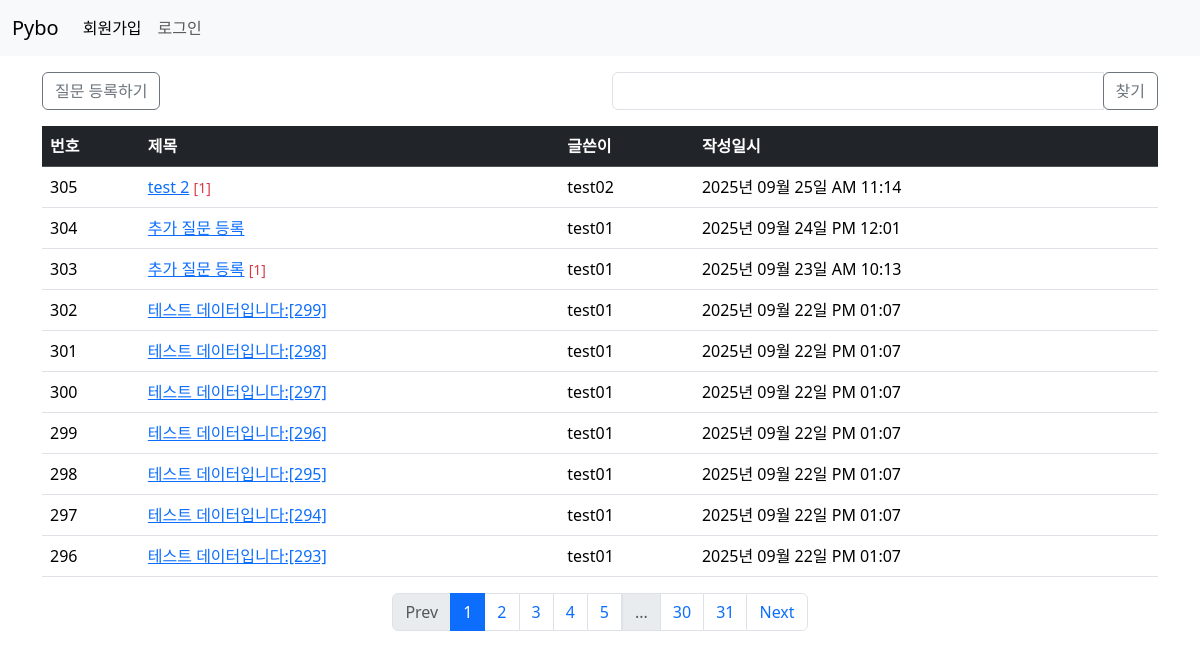
Page /question/list/ on the earlier database version.
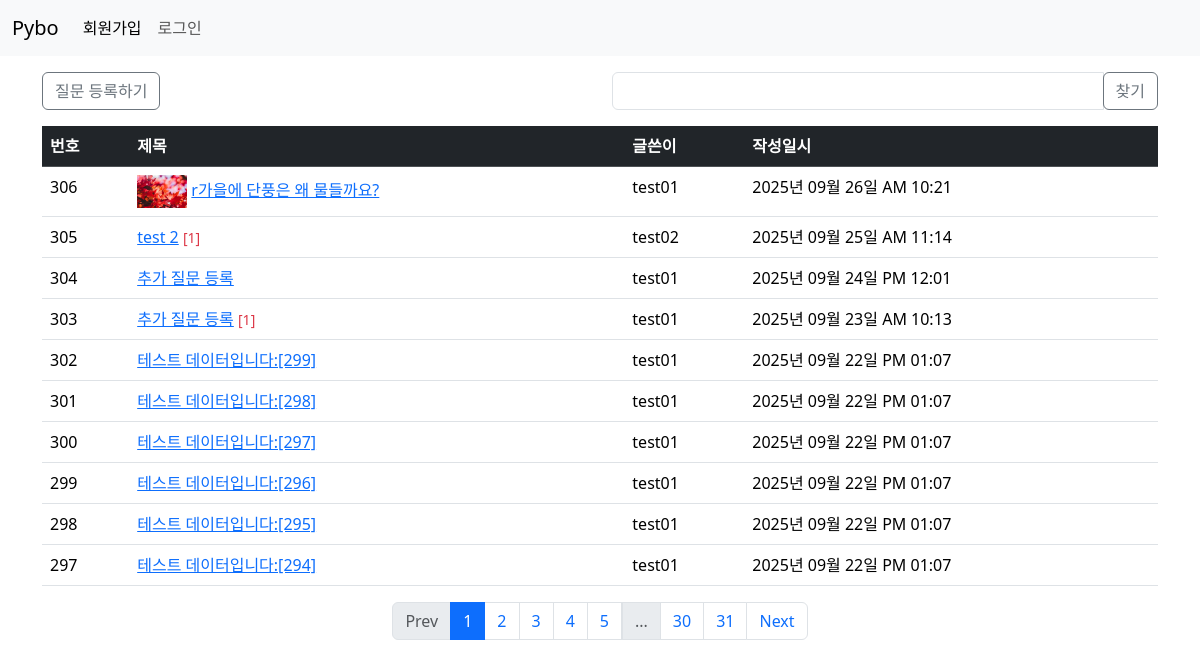
Same page on the later database version.
### pybo/models.py (models this page shows)
class Question(db.Model):    # class() -> 괄호 안에 내용 : 다른 클래스를 상속받을 때 괄호 안에 씀
    id = db.Column(db.Integer, primary_key=True)
    subject = db.Column(db.String(200), nullable=False) # not null = nullable
    content = db.Column(db.Text(), nullable=False)
    create_date = db.Column(db.DateTime(), nullable=False)
    user_id = db.Column(db.Integer, db.ForeignKey('user.id', ondelete='CASCADE'), nullable=False)
    user = db.relationship('User', backref=db.backref('question_set'))
    modify_date = db.Column(db.DateTime(), nullable=True)
    image_path = db.Column(db.String(200), nullable=True)

class User(db.Model):
    id = db.Column(db.Integer, primary_key=True) # 테이블에서 유일하게 구분할 수 있는 값들
    username = db.Column(db.String(150), unique=True, nullable=False) # unique = 중복 X
    password = db.Column(db.String(200), nullable=False)
    email = db.Column(db.String(120), unique=True, nullable=False)

### pybo/views/question_views.py (the view, shortened to what this page needs)
@bp.route('/list/')  # question으로 간 다음 하위인 list로 감
def _list():  # list는 예약어여서 앞에 _붙여줌
    page = request.args.get('page', default=1, type=int)  # 페이지 / request => url(question/list/) 가져와서 뒤에 페이지 파라미터 추가
    kw = request.args.get('kw', default='', type=str)  # 검색 키워드
    question_list = Question.query.order_by(Question.create_date.desc())
    question_list = question_list.paginate(page=page, per_page=10)  # 한 페이지에 보여야 할 게시글 수
    return render_template('question/question_list.html', question_list=question_list, page=page, kw=kw)

### pybo/filter.py (called while the page is built)
def format_datetime(value, fmt='%Y년 %m월 %d일 %p %I:%M'):
    return value.strftime(fmt)

### pybo/views/auth_views.py (called while the page is built)
@bp.before_app_request
def load_logged_in_user():
    user_id = session.get('user_id')
    if user_id is None:
        g.user = None # 플라스크에서 사용하는 객체 g => 컨텍스트 변수, 요청 -> 응답 과정에서 유효함, 사용자의 정보를 기억
    else:
        g.user= User.query.get(int(user_id)) # user의 정보(id, pw, em ...)을 다 가져와서 g에 저장

### pybo/templates/question/question_list.html (shortened to what this page needs)
{% extends 'base.html' %}
{% block content %}
<div class="container my-3">
    <div class="row my-3">
        <div class="col-6">
            <a href="{{ url_for('question.create') }}" class="btn btn-outline-secondary">질문 등록하기</a>
        </div>
        <div class="col-6">
            <div class="input-group">
                <input type="text" id="search_kw" class="form-control" value="{{ kw or '' }}">
                <div class="input-group-append">
                    <button class="btn btn-outline-secondary" id="btn_search">찾기</button>
                </div>
            </div>
        </div>
    </div>
    <table class="table table-hover">
        <thead>
        <tr class="table-dark">
            <th scope="col">번호</th>
            <th scope="col">제목</th>
            <th scope="col">글쓴이</th>
            <th scope="col">작성일시</th>
        </tr>
        </thead>
        <tbody>
        {% if question_list %}
        {% for question in question_list.items %}
        <tr>
            <td>{{ question_list.total - (question_list.page - 1) * question_list.per_page - loop.index0 }}</td>
            <td>
                {% if question.image_path %}
                <img src="{{ url_for('static', filename=question.image_path) }}" alt="썸네일" style="width:50px;">
                {% endif %}
                <a href="{{ url_for('question.detail', question_id = question.id) }}">{{ question.subject }}</a>
                {% if question.answer_set | length > 0 %}
                <span class="text-danger small"> [{{ question.answer_set | length }}] </span>
                {% endif %}
            </td>
            <td>{{ question.user.username }}</td>
            <td>{{ question.create_date|datetime }}</td>
        </tr>
        {% endfor %} {% else %}
        <tr>
            <td colspan="3">질문이 없습니다.</td>
        </tr>
        {% endif %}
        </tbody>
    </table>
    <ul class="pagination justify-content-center">
        {% if question_list.has_prev %}
        <li class="page-item"><a data-page="{{ question_list.prev_num }}" href="javascript:void(0)" class="page-link">Prev</a></li>
        {% else %}
        <li class="page-item disabled"><a href="javascript:void(0)" class="page-link">Prev</a></li>
        {% endif %}
        {% for page_num in question_list.iter_pages() %}
        {% if page_num %}
        {% if page_num != question_list.page %}
        <li class="page-item">
            <a data-page="{{ page_num }}" class="page-link" href="javascript:void(0)">{{ page_num }}</a>
        </li>
        {% else %}
        <li class="page-item active">
            <a class="page-link" href="javascript:void(0)" aria-current="page">{{ page_num }}</a>
        </li>
        {% endif %}
        {% else %}
        <li class="disabled">
            <a class="page-link" href="javascript: void(0)">...</a>
        </li>
        {% endif %}
        {% endfor %}
        {% if question_list.has_next %}
        <li class="page-item">
            <a data-page="{{ question_list.next_num }}" href="javascript:void(0)" class="page-link">Next</a>
        </li>
        {% else %}
        <li class="page-item disabled">
            <a href="javascript:void(0)" class="page-link">Next</a></li>
        {% endif %}
    </ul>
</div>
{% endblock %}

### pybo/templates/base.html (shortened to what this page needs)
<!DOCTYPE html>
<html lang="ko">
<head>
    <link rel="stylesheet" href="https://cdn.jsdelivr.net/npm/bootstrap@5.3.8/dist/css/bootstrap.min.css">
    <link rel="stylesheet" href="{{ url_for('static', filename='style.css') }}">
</head>
<body>
    {% include 'navbar.html' %}
    {% block content %}
    {% endblock %}
</body>
</html>

### pybo/templates/navbar.html (shortened to what this page needs)
    <nav class="navbar navbar-expand-sm bg-body-tertiary">
        <div class="container-fluid">
            <a class="navbar-brand" href="{{ url_for('main.index') }}">Pybo</a>
            <div class="collapse navbar-collapse" id="navbarTogglerDemo02">
                {% if g.user %}
                <ul class="navbar-nav me-auto mb-2 mb-lg-0">
                    <li class="nav-item">
                        <a class="nav-link active" aria-current="page" href="{{ url_for('auth.logout') }}">{{ g.user.username }} (로그아웃)</a>
                    </li>
                </ul>
                {% else %}
                <ul class="navbar-nav me-auto mb-2 mb-lg-0">
                    <li class="nav-item">
                        <a class="nav-link active" aria-current="page" href="{{ url_for('auth.signup') }}">회원가입</a>
                    </li>
                    <li class="nav-item">
                        <a class="nav-link" href="{{ url_for('auth.login') }}">로그인</a>
                    </li>
                </ul>
            {% endif %}
            </div>
        </div>
    </nav>

Differences in the rows shown:
no longer on this page (row unchanged): Question: total "296", subject "테스트 데이터입니다:[293]", user.username "test01", create_date "2025년 09월 22일 PM 01:07"
added Question: total "306", image_path (picture), subject "r가을에 단풍은 왜 물들까요?", user.username "test01", create_date "2025년 09월 26일 AM 10:21"
